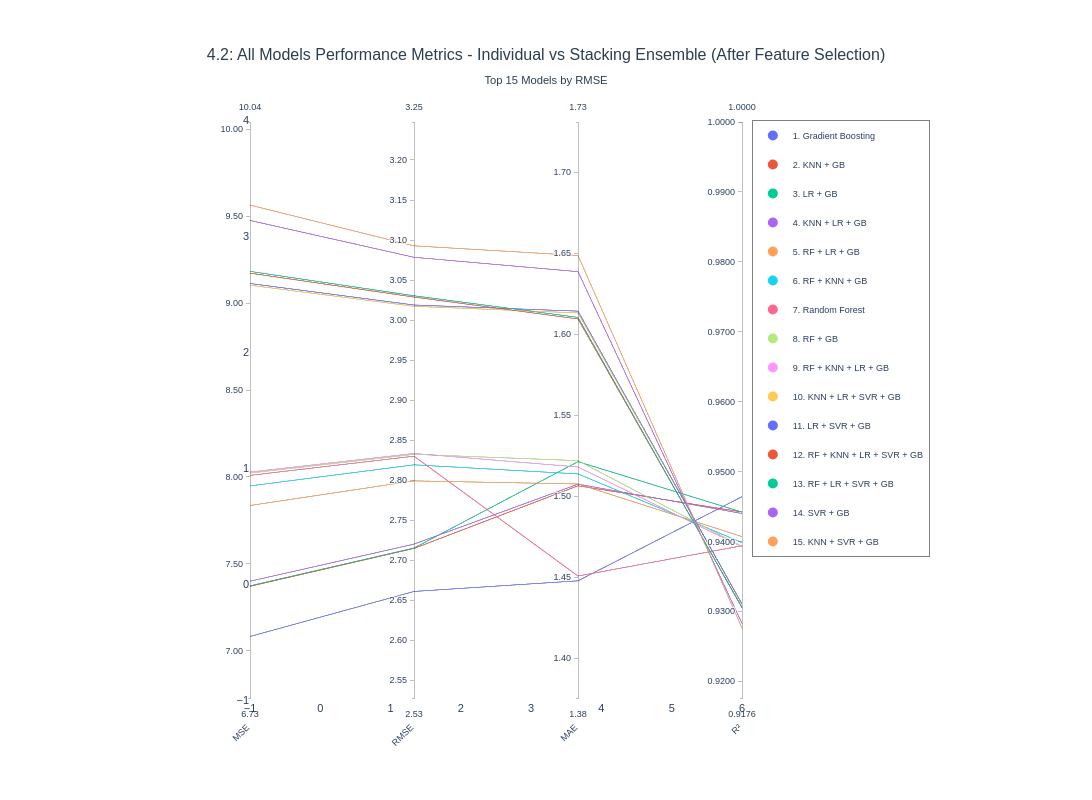

Write notebook code for a chart like this one.
### Code cell
fig_all_models_42 = plot_parallel_coordinates_all_models(
    results_df=results_df_retrain,
    y_test=y_test_retrain,
    rf_pred=rf_pred_retrain,
    gb_pred=gb_pred_retrain,
    lr_pred=lr_pred_retrain,
    knn_pred=knn_pred_retrain,
    svr_pred=svr_pred_retrain,
    title="4.2: All Models Performance Metrics - Individual vs Stacking Ensemble (After Feature Selection)"
)

fig_all_models_42.show()

### Figure 1 — Plotly figure (JSON) as saved in the notebook; plotly's stock layout.template omitted (floating-point values rounded to 4 significant figures)
{"data": [{"dimensions": [{"label": "MSE", "range": [6.728, 10.04], "tickformat": ".2f", "values": [7.082, 7.371, 7.373, 7.4, 7.836, 7.949, 8.009, 8.023, 8.029, 9.104, 9.114, 9.174, 9.184, 9.477, 9.565]}, {"label": "RMSE", "range": [2.528, 3.247], "tickformat": ".2f", "values": [2.661, 2.715, 2.715, 2.72, 2.799, 2.819, 2.83, 2.832, 2.833, 3.017, 3.019, 3.029, 3.03, 3.078, 3.093]}, {"label": "MAE", "range": [1.375, 1.731], "tickformat": ".2f", "values": [1.448, 1.507, 1.521, 1.507, 1.508, 1.514, 1.451, 1.522, 1.518, 1.613, 1.614, 1.61, 1.611, 1.639, 1.649]}, {"label": "R²", "range": [0.9176, 1], "tickformat": ".4f", "values": [0.9464, 0.9442, 0.9442, 0.944, 0.9407, 0.9399, 0.9394, 0.9393, 0.9393, 0.9311, 0.9311, 0.9306, 0.9305, 0.9283, 0.9276]}], "labelangle": -45, "labelside": "bottom", "line": {"color": [0, 1, 2, 3, 4, 5, 6, 7, 8, 9, 10, 11, 12, 13, 14], "colorscale": [[0, "#636EFA"], [0.07143, "#EF553B"], [0.1429, "#00CC96"], [0.2143, "#AB63FA"], [0.2857, "#FFA15A"], [0.3571, "#19D3F3"], [0.4286, "#FF6692"], [0.5, "#B6E880"], [0.5714, "#FF97FF"], [0.6429, "#FECB52"], [0.7143, "#636EFA"], [0.7857, "#EF553B"], [0.8571, "#00CC96"], [0.9286, "#AB63FA"], [1, "#FFA15A"]], "showscale": false}, "type": "parcoords"}, {"hovertemplate": "<b>Gradient Boosting</b><br>Num Models: 1<br>MSE: 7.0819<br>RMSE: 2.6612<br>MAE: 1.4478<br>R²: 0.9464<br><extra></extra>", "legendgroup": "Gradient Boosting", "marker": {"color": "#636EFA", "size": 10}, "mode": "markers", "name": "1. Gradient Boosting", "showlegend": true, "type": "scatter", "x": [null], "y": [null]}, {"hovertemplate": "<b>KNN + GB</b><br>Num Models: 2<br>MSE: 7.3707<br>RMSE: 2.7149<br>MAE: 1.5065<br>R²: 0.9442<br><extra></extra>", "legendgroup": "KNN + GB", "marker": {"color": "#EF553B", "size": 10}, "mode": "markers", "name": "2. KNN + GB", "showlegend": true, "type": "scatter", "x": [null], "y": [null]}, {"hovertemplate": "<b>LR + GB</b><br>Num Models: 2<br>MSE: 7.3734<br>RMSE: 2.7154<br>MAE: 1.5214<br>R²: 0.9442<br><extra></extra>", "legendgroup": "LR + GB", "marker": {"color": "#00CC96", "size": 10}, "mode": "markers", "name": "3. LR + GB", "showlegend": true, "type": "scatter", "x": [null], "y": [null]}, {"hovertemplate": "<b>KNN + LR + GB</b><br>Num Models: 3<br>MSE: 7.4000<br>RMSE: 2.7203<br>MAE: 1.5075<br>R²: 0.9440<br><extra></extra>", "legendgroup": "KNN + LR + GB", "marker": {"color": "#AB63FA", "size": 10}, "mode": "markers", "name": "4. KNN + LR + GB", "showlegend": true, "type": "scatter", "x": [null], "y": [null]}, {"hovertemplate": "<b>RF + LR + GB</b><br>Num Models: 3<br>MSE: 7.8359<br>RMSE: 2.7993<br>MAE: 1.5076<br>R²: 0.9407<br><extra></extra>", "legendgroup": "RF + LR + GB", "marker": {"color": "#FFA15A", "size": 10}, "mode": "markers", "name": "5. RF + LR + GB", "showlegend": true, "type": "scatter", "x": [null], "y": [null]}, {"hovertemplate": "<b>RF + KNN + GB</b><br>Num Models: 3<br>MSE: 7.9486<br>RMSE: 2.8193<br>MAE: 1.5138<br>R²: 0.9399<br><extra></extra>", "legendgroup": "RF + KNN + GB", "marker": {"color": "#19D3F3", "size": 10}, "mode": "markers", "name": "6. RF + KNN + GB", "showlegend": true, "type": "scatter", "x": [null], "y": [null]}, {"hovertemplate": "<b>Random Forest</b><br>Num Models: 1<br>MSE: 8.0095<br>RMSE: 2.8301<br>MAE: 1.4507<br>R²: 0.9394<br><extra></extra>", "legendgroup": "Random Forest", "marker": {"color": "#FF6692", "size": 10}, "mode": "markers", "name": "7. Random Forest", "showlegend": true, "type": "scatter", "x": [null], "y": [null]}, {"hovertemplate": "<b>RF + GB</b><br>Num Models: 2<br>MSE: 8.0226<br>RMSE: 2.8324<br>MAE: 1.5220<br>R²: 0.9393<br><extra></extra>", "legendgroup": "RF + GB", "marker": {"color": "#B6E880", "size": 10}, "mode": "markers", "name": "8. RF + GB", "showlegend": true, "type": "scatter", "x": [null], "y": [null]}, {"hovertemplate": "<b>RF + KNN + LR + GB</b><br>Num Models: 4<br>MSE: 8.0286<br>RMSE: 2.8335<br>MAE: 1.5181<br>R²: 0.9393<br><extra></extra>", "legendgroup": "RF + KNN + LR + GB", "marker": {"color": "#FF97FF", "size": 10}, "mode": "markers", "name": "9. RF + KNN + LR + GB", "showlegend": true, "type": "scatter", "x": [null], "y": [null]}, {"hovertemplate": "<b>KNN + LR + SVR + GB</b><br>Num Models: 4<br>MSE: 9.1039<br>RMSE: 3.0173<br>MAE: 1.6133<br>R²: 0.9311<br><extra></extra>", "legendgroup": "KNN + LR + SVR + GB", "marker": {"color": "#FECB52", "size": 10}, "mode": "markers", "name": "10. KNN + LR + SVR + GB", "showlegend": true, "type": "scatter", "x": [null], "y": [null]}, {"hovertemplate": "<b>LR + SVR + GB</b><br>Num Models: 3<br>MSE: 9.1138<br>RMSE: 3.0189<br>MAE: 1.6144<br>R²: 0.9311<br><extra></extra>", "legendgroup": "LR + SVR + GB", "marker": {"color": "#636EFA", "size": 10}, "mode": "markers", "name": "11. LR + SVR + GB", "showlegend": true, "type": "scatter", "x": [null], "y": [null]}, {"hovertemplate": "<b>RF + KNN + LR + SVR + GB</b><br>Num Models: 5<br>MSE: 9.1735<br>RMSE: 3.0288<br>MAE: 1.6096<br>R²: 0.9306<br><extra></extra>", "legendgroup": "RF + KNN + LR + SVR + GB", "marker": {"color": "#EF553B", "size": 10}, "mode": "markers", "name": "12. RF + KNN + LR + SVR + GB", "showlegend": true, "type": "scatter", "x": [null], "y": [null]}, {"hovertemplate": "<b>RF + LR + SVR + GB</b><br>Num Models: 4<br>MSE: 9.1836<br>RMSE: 3.0304<br>MAE: 1.6105<br>R²: 0.9305<br><extra></extra>", "legendgroup": "RF + LR + SVR + GB", "marker": {"color": "#00CC96", "size": 10}, "mode": "markers", "name": "13. RF + LR + SVR + GB", "showlegend": true, "type": "scatter", "x": [null], "y": [null]}, {"hovertemplate": "<b>SVR + GB</b><br>Num Models: 2<br>MSE: 9.4769<br>RMSE: 3.0785<br>MAE: 1.6388<br>R²: 0.9283<br><extra></extra>", "legendgroup": "SVR + GB", "marker": {"color": "#AB63FA", "size": 10}, "mode": "markers", "name": "14. SVR + GB", "showlegend": true, "type": "scatter", "x": [null], "y": [null]}, {"hovertemplate": "<b>KNN + SVR + GB</b><br>Num Models: 3<br>MSE: 9.5652<br>RMSE: 3.0928<br>MAE: 1.6488<br>R²: 0.9276<br><extra></extra>", "legendgroup": "KNN + SVR + GB", "marker": {"color": "#FFA15A", "size": 10}, "mode": "markers", "name": "15. KNN + SVR + GB", "showlegend": true, "type": "scatter", "x": [null], "y": [null]}], "layout": {"font": {"family": "Arial, sans-serif", "size": 11}, "height": 800, "hovermode": "closest", "legend": {"bgcolor": "rgba(255, 255, 255, 0.95)", "bordercolor": "gray", "borderwidth": 1, "font": {"size": 9}, "orientation": "v", "x": 1.02, "xanchor": "left", "y": 1, "yanchor": "top"}, "margin": {"b": 100, "l": 250, "r": 350, "t": 120}, "paper_bgcolor": "white", "plot_bgcolor": "white", "showlegend": true, "title": {"font": {"color": "#2c3e50", "family": "Arial, sans-serif", "size": 16}, "text": "4.2: All Models Performance Metrics - Individual vs Stacking Ensemble (After Feature Selection)<br><sub>Top 15 Models by RMSE</sub>", "x": 0.5, "xanchor": "center"}, "width": 1400, "xaxis": {"showgrid": false}, "yaxis": {"showgrid": false}}}
